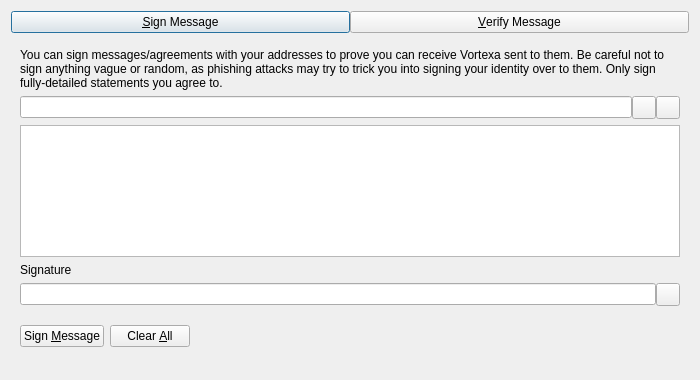
<?xml version="1.0" encoding="UTF-8"?>
<ui version="4.0">
 <class>SignVerifyMessageDialog</class>
 <widget class="QDialog" name="SignVerifyMessageDialog">
  <property name="geometry">
   <rect>
    <x>0</x>
    <y>0</y>
    <width>700</width>
    <height>380</height>
   </rect>
  </property>
  <property name="windowTitle">
   <string>Signatures - Sign / Verify a Message</string>
  </property>
  <property name="modal">
   <bool>true</bool>
  </property>
  <layout class="QVBoxLayout" name="verticalLayout">
   <item>
    <layout class="QHBoxLayout" name="horizontalLayout_Buttons_2">
     <property name="spacing">
      <number>0</number>
     </property>
     <property name="topMargin">
      <number>0</number>
     </property>
     <item>
      <widget class="QPushButton" name="btnSignMessage">
       <property name="text">
        <string>&amp;Sign Message</string>
       </property>
       <property name="checkable">
        <bool>true</bool>
       </property>
      </widget>
     </item>
     <item>
      <widget class="QPushButton" name="btnVerifyMessage">
       <property name="text">
        <string>&amp;Verify Message</string>
       </property>
       <property name="checkable">
        <bool>true</bool>
       </property>
      </widget>
     </item>
    </layout>
   </item>
   <item>
    <widget class="QStackedWidget" name="stackedWidgetSig">
     <property name="minimumSize">
      <size>
       <width>0</width>
       <height>0</height>
      </size>
     </property>
     <property name="currentIndex">
      <number>0</number>
     </property>
     <widget class="QWidget" name="pageSignMessage">
      <layout class="QVBoxLayout" name="verticalLayout_SM">
       <item>
        <widget class="QLabel" name="infoLabel_SM">
         <property name="text">
          <string>You can sign messages/agreements with your addresses to prove you can receive Vortexa sent to them. Be careful not to sign anything vague or random, as phishing attacks may try to trick you into signing your identity over to them. Only sign fully-detailed statements you agree to.</string>
         </property>
         <property name="textFormat">
          <enum>Qt::PlainText</enum>
         </property>
         <property name="wordWrap">
          <bool>true</bool>
         </property>
        </widget>
       </item>
       <item>
        <layout class="QHBoxLayout" name="horizontalLayout_1_SM">
         <property name="spacing">
          <number>0</number>
         </property>
         <item>
          <widget class="QValidatedLineEdit" name="addressIn_SM">
           <property name="toolTip">
            <string>The Vortexa address to sign the message with</string>
           </property>
          </widget>
         </item>
         <item>
          <widget class="QToolButton" name="addressBookButton_SM">
           <property name="toolTip">
            <string>Choose previously used address</string>
           </property>
           <property name="text">
            <string/>
           </property>
           <property name="shortcut">
            <string>Alt+A</string>
           </property>
          </widget>
         </item>
         <item>
          <widget class="QToolButton" name="pasteButton_SM">
           <property name="toolTip">
            <string>Paste address from clipboard</string>
           </property>
           <property name="text">
            <string/>
           </property>
           <property name="shortcut">
            <string>Alt+P</string>
           </property>
          </widget>
         </item>
        </layout>
       </item>
       <item>
        <widget class="QPlainTextEdit" name="messageIn_SM">
         <property name="toolTip">
          <string>Enter the message you want to sign here</string>
         </property>
        </widget>
       </item>
       <item>
        <widget class="QLabel" name="signatureLabel_SM">
         <property name="text">
          <string>Signature</string>
         </property>
         <property name="textFormat">
          <enum>Qt::PlainText</enum>
         </property>
        </widget>
       </item>
       <item>
        <layout class="QHBoxLayout" name="horizontalLayout_2_SM">
         <property name="spacing">
          <number>0</number>
         </property>
         <item>
          <widget class="QLineEdit" name="signatureOut_SM">
           <property name="readOnly">
            <bool>true</bool>
           </property>
          </widget>
         </item>
         <item>
          <widget class="QToolButton" name="copySignatureButton_SM">
           <property name="toolTip">
            <string>Copy the current signature to the system clipboard</string>
           </property>
           <property name="text">
            <string/>
           </property>
          </widget>
         </item>
        </layout>
       </item>
       <item>
        <layout class="QHBoxLayout" name="horizontalLayout_3_SM">
         <item>
          <widget class="QPushButton" name="signMessageButton_SM">
           <property name="toolTip">
            <string>Sign the message to prove you own this Vortexa address</string>
           </property>
           <property name="text">
            <string>Sign &amp;Message</string>
           </property>
           <property name="autoDefault">
            <bool>false</bool>
           </property>
          </widget>
         </item>
         <item>
          <widget class="QPushButton" name="clearButton_SM">
           <property name="toolTip">
            <string>Reset all sign message fields</string>
           </property>
           <property name="text">
            <string>Clear &amp;All</string>
           </property>
           <property name="autoDefault">
            <bool>false</bool>
           </property>
          </widget>
         </item>
         <item>
          <spacer name="horizontalSpacer_1_SM">
           <property name="orientation">
            <enum>Qt::Horizontal</enum>
           </property>
           <property name="sizeHint" stdset="0">
            <size>
             <width>40</width>
             <height>48</height>
            </size>
           </property>
          </spacer>
         </item>
         <item>
          <widget class="QLabel" name="statusLabel_SM">
           <property name="text">
            <string/>
           </property>
           <property name="wordWrap">
            <bool>true</bool>
           </property>
          </widget>
         </item>
         <item>
          <spacer name="horizontalSpacer_2_SM">
           <property name="orientation">
            <enum>Qt::Horizontal</enum>
           </property>
           <property name="sizeHint" stdset="0">
            <size>
             <width>40</width>
             <height>48</height>
            </size>
           </property>
          </spacer>
         </item>
        </layout>
       </item>
      </layout>
     </widget>
     <widget class="QWidget" name="pageVerifyMessage">
      <layout class="QVBoxLayout" name="verticalLayout_VM">
       <item>
        <widget class="QLabel" name="infoLabel_VM">
         <property name="text">
          <string>Enter the receiver's address, message (ensure you copy line breaks, spaces, tabs, etc. exactly) and signature below to verify the message. Be careful not to read more into the signature than what is in the signed message itself, to avoid being tricked by a man-in-the-middle attack. Note that this only proves the signing party receives with the address, it cannot prove sendership of any transaction!</string>
         </property>
         <property name="textFormat">
          <enum>Qt::PlainText</enum>
         </property>
         <property name="alignment">
          <set>Qt::AlignLeading|Qt::AlignLeft|Qt::AlignTop</set>
         </property>
         <property name="wordWrap">
          <bool>true</bool>
         </property>
        </widget>
       </item>
       <item>
        <layout class="QHBoxLayout" name="horizontalLayout_1_VM">
         <property name="spacing">
          <number>0</number>
         </property>
         <item>
          <widget class="QValidatedLineEdit" name="addressIn_VM">
           <property name="toolTip">
            <string>The Vortexa address the message was signed with</string>
           </property>
          </widget>
         </item>
         <item>
          <widget class="QToolButton" name="addressBookButton_VM">
           <property name="toolTip">
            <string>Choose previously used address</string>
           </property>
           <property name="text">
            <string/>
           </property>
           <property name="shortcut">
            <string>Alt+A</string>
           </property>
          </widget>
         </item>
        </layout>
       </item>
       <item>
        <widget class="QPlainTextEdit" name="messageIn_VM"/>
       </item>
       <item>
        <widget class="QValidatedLineEdit" name="signatureIn_VM"/>
       </item>
       <item>
        <layout class="QHBoxLayout" name="horizontalLayout_2_VM">
         <item>
          <widget class="QPushButton" name="verifyMessageButton_VM">
           <property name="toolTip">
            <string>Verify the message to ensure it was signed with the specified Vortexa address</string>
           </property>
           <property name="text">
            <string>Verify &amp;Message</string>
           </property>
           <property name="autoDefault">
            <bool>false</bool>
           </property>
          </widget>
         </item>
         <item>
          <widget class="QPushButton" name="clearButton_VM">
           <property name="toolTip">
            <string>Reset all verify message fields</string>
           </property>
           <property name="text">
            <string>Clear &amp;All</string>
           </property>
           <property name="autoDefault">
            <bool>false</bool>
           </property>
          </widget>
         </item>
         <item>
          <spacer name="horizontalSpacer_1_VM">
           <property name="orientation">
            <enum>Qt::Horizontal</enum>
           </property>
           <property name="sizeHint" stdset="0">
            <size>
             <width>40</width>
             <height>48</height>
            </size>
           </property>
          </spacer>
         </item>
         <item>
          <widget class="QLabel" name="statusLabel_VM">
           <property name="text">
            <string/>
           </property>
           <property name="wordWrap">
            <bool>true</bool>
           </property>
          </widget>
         </item>
         <item>
          <spacer name="horizontalSpacer_2_VM">
           <property name="orientation">
            <enum>Qt::Horizontal</enum>
           </property>
           <property name="sizeHint" stdset="0">
            <size>
             <width>40</width>
             <height>48</height>
            </size>
           </property>
          </spacer>
         </item>
        </layout>
       </item>
      </layout>
     </widget>
    </widget>
   </item>
  </layout>
 </widget>
 <customwidgets>
  <customwidget>
   <class>QValidatedLineEdit</class>
   <extends>QLineEdit</extends>
   <header>qt/qvalidatedlineedit.h</header>
  </customwidget>
 </customwidgets>
 <resources>
  <include location="../vortexa.qrc"/>
 </resources>
 <connections/>
</ui>
